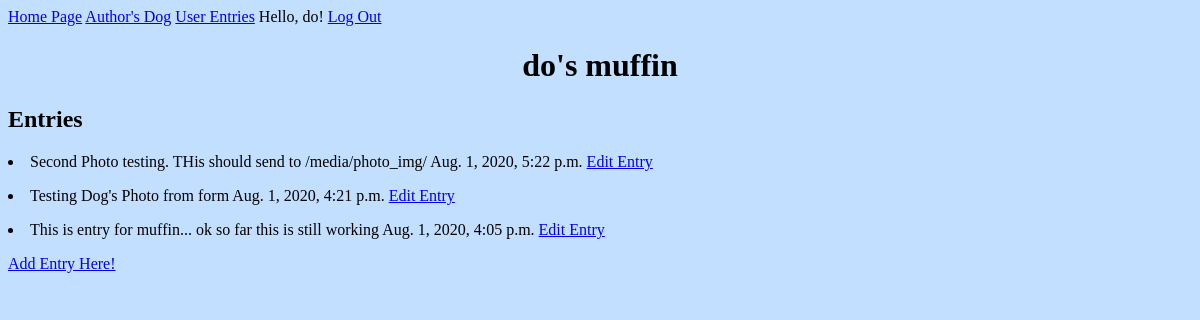
/user_entries/1/ (signed in), run on an earlier commit of the app's database.
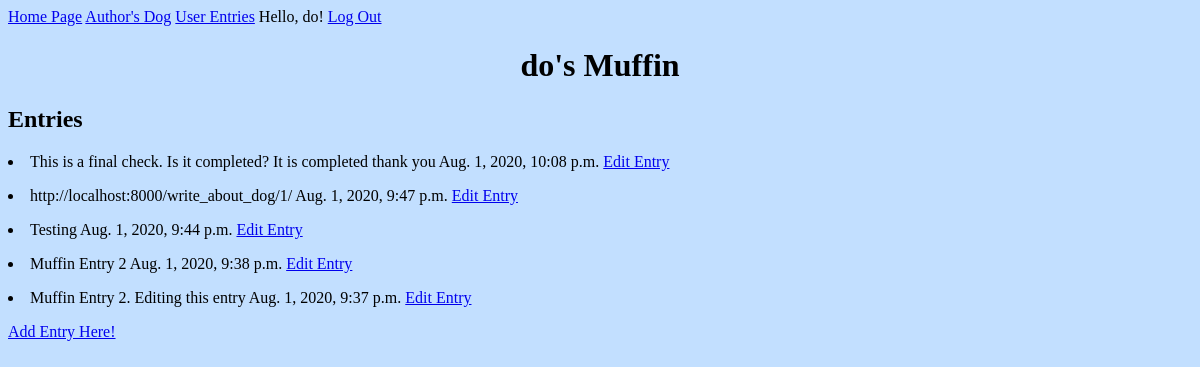
And on a later commit of the database.
### test_dog_app/models.py (models this page shows, shortened)
class DogName(models.Model):
    owner = models.ForeignKey(User, on_delete=models.CASCADE)
    name = models.CharField(max_length=70)
    def __str__(self):
        return self.name

class Entry(models.Model):
    dog_name = models.ForeignKey(DogName, on_delete=models.CASCADE, null=False)
    bio_entry = models.TextField()
    dog_photo = models.ImageField(default=None, upload_to='photo_img/', blank=True)
    date_entry = models.DateTimeField(auto_now_add=True)

### test_dog_app/views.py (the view)
# urls.py: path('user_entries/<int:dog_id>/', views.user_private_entries, name= 'user_private_entries'),
@login_required
def user_private_entries(request, dog_id):
    dog = DogName.objects.get(id=dog_id)
    dog_entries = dog.entry_set.order_by('-date_entry')
    if dog.owner != request.user:
        raise Http404
    content = {
        'dog': dog,
        'dog_entries': dog_entries
    }
    return render(request, 'user_private_entries.html', content)

### test_dog_app/templates/user_private_entries.html (shortened to what this page needs)
{% extends 'base.html' %}
{% block content %}
<div style="text-align: center;">
    <h1>
        {{user.username }}'s {{ dog }}
    </h1>
</div>
    <h2>Entries</h2>
    {% for entry in dog_entries %}
        <p>
            <li>
                {{ entry.bio_entry | linebreaksbr }}
                {{ entry.date_entry }}
                <a href="{% url 'test_dog_app:edit_dog_bio' entry.id %}">
                    Edit Entry
                </a>
            </li>
        </p>
    {% empty %}
        <h2>No entries currently added. Please add one using the button below!</h2>
    {% endfor %}
    <a href="{% url 'test_dog_app:write_about_dog' dog.id %}">
    Add Entry Here!
    </a>
{% endblock content %}

What changed in the data, as far as the page shows it:
removed Entry: bio_entry "Second Photo testing. THis should send to /media/photo_img/", date_entry "Aug. 1, 2020, 5:22 p.m."
no longer on this page (row edited): Entry: bio_entry "Testing Dog's Photo from form", date_entry "Aug. 1, 2020, 4:21 p.m."
removed Entry: bio_entry "This is entry for muffin... ok so far this is still working", date_entry "Aug. 1, 2020, 4:05 p.m."
changed DogName: name "muffin" → "Muffin"
added Entry: bio_entry "This is a final check. Is it completed? It is completed thank you", date_entry "Aug. 1, 2020, 10:08 p.m."
now on this page (row edited): Entry: bio_entry "http://localhost:8000/write_about_dog/1/", date_entry "Aug. 1, 2020, 9:47 p.m."
added Entry: bio_entry "Testing", date_entry "Aug. 1, 2020, 9:44 p.m."
now on this page (row edited): Entry: bio_entry "Muffin Entry 2", date_entry "Aug. 1, 2020, 9:38 p.m."
added Entry: bio_entry "Muffin Entry 2. Editing this entry", date_entry "Aug. 1, 2020, 9:37 p.m."
